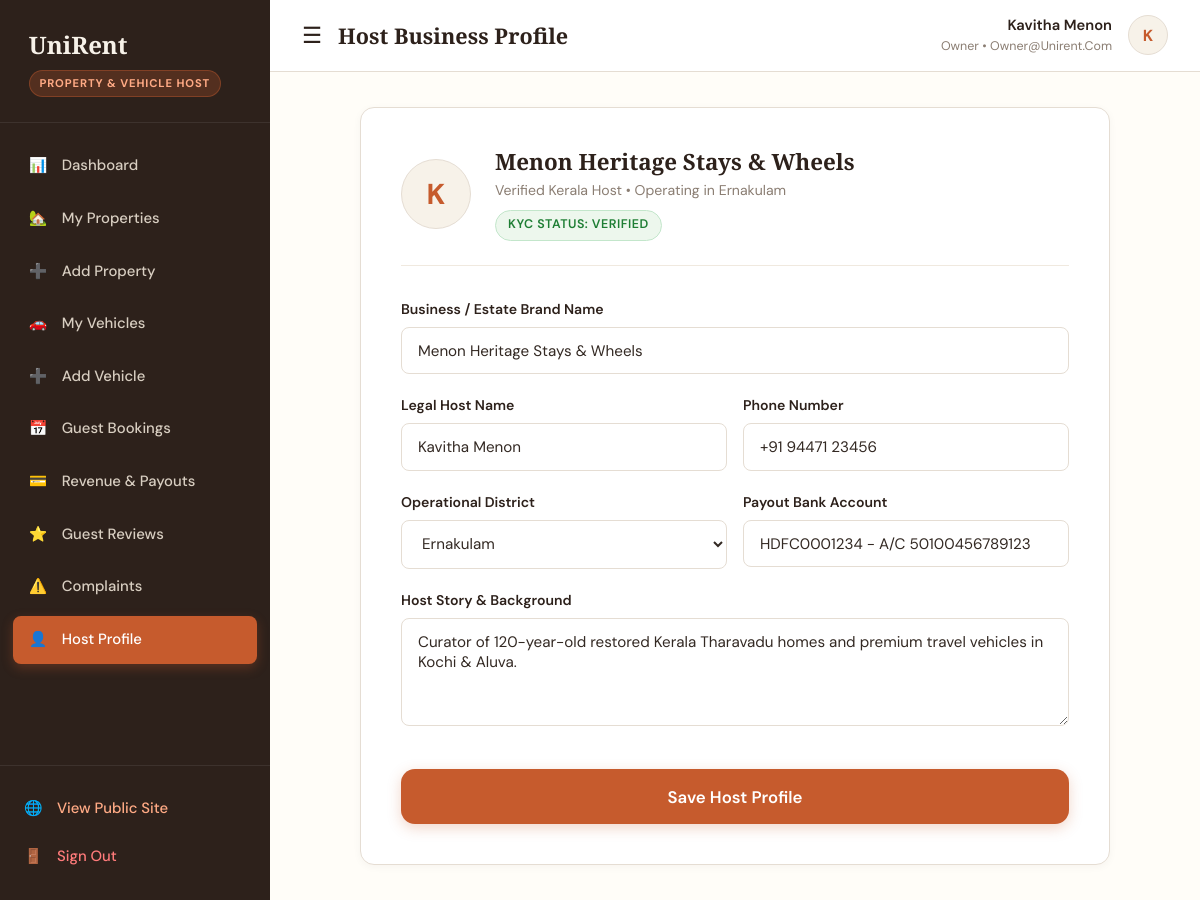
The page /owner/profile (signed in) on the database its author committed.
### app/models.py (models this page shows, shortened)
class User(db.Model):
    __tablename__ = 'users'
    user_id = db.Column(db.Integer, primary_key=True, autoincrement=True)
    full_name = db.Column(db.String(120), nullable=False)
    email = db.Column(db.String(150), unique=True, nullable=False, index=True)
    phone = db.Column(db.String(20), nullable=False)
    password_hash = db.Column(db.String(255), nullable=False)
    role = db.Column(db.String(20), nullable=False, default='traveler')  # traveler, owner, admin
    status = db.Column(db.String(20), nullable=False, default='active')  # active, suspended
    profile_image = db.Column(db.String(255), nullable=True)
    created_at = db.Column(db.DateTime, default=datetime.utcnow)
    updated_at = db.Column(db.DateTime, default=datetime.utcnow, onupdate=datetime.utcnow)
    owner_profile = db.relationship('Owner', backref='user', uselist=False, cascade='all, delete-orphan')
    admin_profile = db.relationship('Admin', backref='user', uselist=False, cascade='all, delete-orphan')
    bookings = db.relationship('Booking', backref='user', lazy='dynamic', cascade='all, delete-orphan')
    reviews = db.relationship('Review', backref='user', lazy='dynamic', cascade='all, delete-orphan')
    complaints = db.relationship('Complaint', backref='user', lazy='dynamic', cascade='all, delete-orphan')

class Owner(db.Model):
    __tablename__ = 'owners'
    owner_id = db.Column(db.Integer, primary_key=True, autoincrement=True)
    user_id = db.Column(db.Integer, db.ForeignKey('users.user_id', ondelete='CASCADE'), unique=True, nullable=False)
    business_name = db.Column(db.String(150), nullable=True)
    district = db.Column(db.String(50), nullable=False, default='Ernakulam')
    kyc_status = db.Column(db.String(20), nullable=False, default='verified')  # pending, verified, rejected
    bank_account = db.Column(db.String(100), nullable=True)
    bio = db.Column(db.Text, nullable=True)
    created_at = db.Column(db.DateTime, default=datetime.utcnow)
    properties = db.relationship('Property', backref='owner', lazy='dynamic', cascade='all, delete-orphan')
    vehicles = db.relationship('Vehicle', backref='owner', lazy='dynamic', cascade='all, delete-orphan')
    bookings = db.relationship('Booking', backref='owner', lazy='dynamic')
    complaints = db.relationship('Complaint', backref='owner', lazy='dynamic')

### app/routes/owner.py (the view, shortened to what this page needs)
@owner_bp.route('/profile', methods=['GET', 'POST'])
@login_required('owner')
def profile():
    owner = get_current_owner()
    user = owner.user
    return render_template('owner/profile.html', owner=owner, user=user)

### app/routes/owner.py (called while the page is built)
def get_current_owner():
    user_id = session.get('user_id')
    owner = Owner.query.filter_by(user_id=user_id).first()
    if not owner:
        user = db.session.get(User, user_id)
        if user and user.role == 'owner':
            owner = Owner(user_id=user_id, business_name=f"{user.full_name}'s Heritage Rentals", district='Ernakulam')
            db.session.add(owner)
            db.session.commit()
    return owner

### templates/owner/profile.html (shortened to what this page needs)
{% extends "dashboard_base.html" %}
{% block page_title %}Host Business Profile{% endblock %}
{% block dashboard_content %}
<div style="max-width: 750px; margin: 0 auto;">
  <div style="background: var(--ur-white); border: 1px solid var(--ur-border); border-radius: var(--radius-md); padding: 2.5rem; box-shadow: var(--shadow-sm);">
    <div style="display: flex; gap: 1.5rem; align-items: center; margin-bottom: 2rem; padding-bottom: 1.5rem; border-bottom: 1px solid var(--ur-border-light);">
      <div class="user-avatar-circle" style="width: 70px; height: 70px; font-size: 1.8rem;">
        {{ user.full_name[:1] }}
      </div>
      <div>
        <h3 style="font-size: 1.4rem; margin: 0 0 0.2rem;">{{ owner.business_name or user.full_name }}</h3>
        <div style="font-size: 0.88rem; color: var(--ur-muted);">
          Verified Kerala Host • Operating in {{ owner.district }}
        </div>
        <span class="badge badge-approved" style="margin-top: 0.5rem;">KYC Status: {{ owner.kyc_status|capitalize }}</span>
      </div>
    </div>
    <form action="{{ url_for('owner.profile') }}" method="POST">
      <div class="form-group">
        <label for="owner_biz_name">Business / Estate Brand Name</label>
        <input type="text" id="owner_biz_name" name="business_name" class="form-control" value="{{ owner.business_name or '' }}" required>
      </div>
      <div style="display: grid; grid-template-columns: 1fr 1fr; gap: 1rem;">
        <div class="form-group">
          <label for="owner_full_name">Legal Host Name</label>
          <input type="text" id="owner_full_name" name="full_name" class="form-control" value="{{ user.full_name }}" required>
        </div>
        <div class="form-group">
          <label for="owner_phone">Phone Number</label>
          <input type="tel" id="owner_phone" name="phone" class="form-control" value="{{ user.phone }}" required>
        </div>
      </div>
      <div style="display: grid; grid-template-columns: 1fr 1fr; gap: 1rem;">
        <div class="form-group">
          <label for="owner_district_select">Operational District</label>
          <select id="owner_district_select" name="district" class="form-control">
            <option value="Ernakulam" {% if owner.district == 'Ernakulam' %}selected{% endif %}>Ernakulam</option>
          </select>
        </div>
        <div class="form-group">
          <label for="owner_bank">Payout Bank Account</label>
          <input type="text" id="owner_bank" name="bank_account" class="form-control" value="{{ owner.bank_account or '' }}" placeholder="IFSC Code - Account Number">
        </div>
      </div>
      <div class="form-group">
        <label for="owner_bio">Host Story & Background</label>
        <textarea id="owner_bio" name="bio" rows="4" class="form-control" placeholder="Share your experience preserving heritage architecture or maintaining vehicles in Kerala...">{{ owner.bio or '' }}</textarea>
      </div>
      <button type="submit" class="btn btn-primary btn-block btn-lg" style="margin-top: 1rem;">
        Save Host Profile
      </button>
    </form>
  </div>
</div>
{% endblock %}

### templates/dashboard_base.html (shortened to what this page needs)
<!DOCTYPE html>
<html lang="en">
<head>
  <link rel="stylesheet" href="https://unpkg.com/leaflet@1.9.4/dist/leaflet.css"/>
  <link rel="stylesheet" href="{{ url_for('static', filename='css/style.css') }}">
</head>
<body>
<div class="dashboard-container">
  <aside class="dashboard-sidebar">
    <div class="sidebar-header">
      <a href="{{ url_for('main.index') }}" class="sidebar-brand">
        UniRent
      </a>
      <div>
        <span class="sidebar-role-badge">
          {% if current_user and current_user.role == 'admin' %}Administrator Portal
          {% elif current_user and current_user.role == 'owner' %}Property & Vehicle Host
          {% elif current_user and current_user.role == 'traveler' %}Traveler Account
          {% else %}Traveler Account{% endif %}
        </span>
      </div>
    </div>
    <ul class="sidebar-menu">
      {% if current_user and current_user.role == 'admin' %}
        <li class="sidebar-item">
          <a href="{{ url_for('admin.dashboard') }}" class="sidebar-link {% if request.endpoint == 'admin.dashboard' %}active{% endif %}">
            <span>📊</span> <span>Overview</span>
          </a>
        </li>
        <li class="sidebar-item">
          <a href="{{ url_for('admin.approvals') }}" class="sidebar-link {% if request.endpoint == 'admin.approvals' %}active{% endif %}">
            <span>🛡️</span> <span>Listing Approvals</span>
          </a>
        </li>
        <li class="sidebar-item">
          <a href="{{ url_for('admin.travelers') }}" class="sidebar-link {% if request.endpoint == 'admin.travelers' %}active{% endif %}">
            <span>👥</span> <span>Travelers</span>
          </a>
        </li>
        <li class="sidebar-item">
          <a href="{{ url_for('admin.owners') }}" class="sidebar-link {% if request.endpoint == 'admin.owners' %}active{% endif %}">
            <span>🏨</span> <span>Owners</span>
          </a>
        </li>
        <li class="sidebar-item">
          <a href="{{ url_for('admin.properties') }}" class="sidebar-link {% if request.endpoint == 'admin.properties' %}active{% endif %}">
            <span>🏡</span> <span>All Properties</span>
          </a>
        </li>
        <li class="sidebar-item">
          <a href="{{ url_for('admin.vehicles') }}" class="sidebar-link {% if request.endpoint == 'admin.vehicles' %}active{% endif %}">
            <span>🚗</span> <span>All Vehicles</span>
          </a>
        </li>
        <li class="sidebar-item">
          <a href="{{ url_for('admin.bookings') }}" class="sidebar-link {% if request.endpoint == 'admin.bookings' %}active{% endif %}">
            <span>📅</span> <span>Bookings</span>
          </a>
        </li>
        <li class="sidebar-item">
          <a href="{{ url_for('admin.payments') }}" class="sidebar-link {% if request.endpoint == 'admin.payments' %}active{% endif %}">
            <span>💳</span> <span>Payments</span>
          </a>
        </li>
        <li class="sidebar-item">
          <a href="{{ url_for('admin.complaints') }}" class="sidebar-link {% if request.endpoint == 'admin.complaints' %}active{% endif %}">
            <span>⚖️</span> <span>Complaints</span>
          </a>
        </li>
        <li class="sidebar-item">
          <a href="{{ url_for('admin.reports') }}" class="sidebar-link {% if request.endpoint == 'admin.reports' %}active{% endif %}">
            <span>📈</span> <span>Reports & Analytics</span>
          </a>
        </li>
      {% elif current_user and current_user.role == 'owner' %}
        <li class="sidebar-item">
          <a href="{{ url_for('owner.dashboard') }}" class="sidebar-link {% if request.endpoint == 'owner.dashboard' %}active{% endif %}">
            <span>📊</span> <span>Dashboard</span>
          </a>
        </li>
        <li class="sidebar-item">
          <a href="{{ url_for('owner.properties') }}" class="sidebar-link {% if request.endpoint == 'owner.properties' %}active{% endif %}">
            <span>🏡</span> <span>My Properties</span>
          </a>
        </li>
        <li class="sidebar-item">
          <a href="{{ url_for('owner.add_property') }}" class="sidebar-link {% if request.endpoint == 'owner.add_property' %}active{% endif %}">
            <span>➕</span> <span>Add Property</span>
          </a>
        </li>
        <li class="sidebar-item">
          <a href="{{ url_for('owner.vehicles') }}" class="sidebar-link {% if request.endpoint == 'owner.vehicles' %}active{% endif %}">
            <span>🚗</span> <span>My Vehicles</span>
          </a>
        </li>
        <li class="sidebar-item">
          <a href="{{ url_for('owner.add_vehicle') }}" class="sidebar-link {% if request.endpoint == 'owner.add_vehicle' %}active{% endif %}">
            <span>➕</span> <span>Add Vehicle</span>
          </a>
        </li>
        <li class="sidebar-item">
          <a href="{{ url_for('owner.bookings') }}" class="sidebar-link {% if request.endpoint == 'owner.bookings' %}active{% endif %}">
            <span>📅</span> <span>Guest Bookings</span>
          </a>
        </li>
        <li class="sidebar-item">
          <a href="{{ url_for('owner.payments') }}" class="sidebar-link {% if request.endpoint == 'owner.payments' %}active{% endif %}">
            <span>💳</span> <span>Revenue & Payouts</span>
          </a>
        </li>
        <li class="sidebar-item">
          <a href="{{ url_for('owner.reviews') }}" class="sidebar-link {% if request.endpoint == 'owner.reviews' %}active{% endif %}">
            <span>⭐</span> <span>Guest Reviews</span>
          </a>
        </li>
        <li class="sidebar-item">
          <a href="{{ url_for('owner.complaints') }}" class="sidebar-link {% if request.endpoint == 'owner.complaints' %}active{% endif %}">
            <span>⚠️</span> <span>Complaints</span>
          </a>
        </li>
        <li class="sidebar-item">
          <a href="{{ url_for('owner.profile') }}" class="sidebar-link {% if request.endpoint == 'owner.profile' %}active{% endif %}">
            <span>👤</span> <span>Host Profile</span>
          </a>
        </li>
      {% endif %}
    </ul>
    <div class="sidebar-footer">
      <a href="{{ url_for('main.index') }}" class="sidebar-link" style="padding-left:0; color:#ffaa85;">
        <span>🌐</span> <span>View Public Site</span>
      </a>
      <a href="{{ url_for('auth.logout') }}" class="sidebar-link" style="padding-left:0; color:#ff7b7b;">
        <span>🚪</span> <span>Sign Out</span>
      </a>
    </div>
  </aside>
  <div class="dashboard-main">
    <header class="dashboard-topbar">
      <div style="display:flex; align-items:center; gap:1rem;">
        <button id="dashboard_sidebar_toggle" style="background:none; border:none; font-size:1.4rem; cursor:pointer; color:var(--ur-brown); display:block;">
          ☰
        </button>
        <h3 style="font-size:1.35rem; margin:0;">{% block page_title %}Dashboard{% endblock %}</h3>
      </div>
      <div class="topbar-user">
        {% if current_user %}
        <div style="text-align:right;">
          <div style="font-weight:600; font-size:0.92rem; color:var(--ur-brown);">{{ current_user.full_name }}</div>
          <div style="font-size:0.78rem; color:var(--ur-muted); text-transform:capitalize;">{{ current_user.role }} • {{ current_user.email }}</div>
        </div>
        <div class="user-avatar-circle">
          {{ current_user.full_name[:1] if current_user.full_name else 'U' }}
        </div>
        {% endif %}
      </div>
    </header>
    <div class="dashboard-content">
      {% block dashboard_content %}
      {% endblock %}
    </div>
  </div>
</div>
</body>
</html>

### rows shown on the page
User: full_name "Kavitha Menon", role "Owner", email "Owner@unirent.com", full_name "K", phone "+91 94471 23456"
Owner: business_name "Menon Heritage Stays & Wheels", district "Ernakulam", kyc_status "VERIFIED", bank_account "HDFC0001234 - A/C 50100456789123", bio "Curator of 120-year-old restored Kerala Tharavadu homes and premium travel vehicles in Kochi & Aluva."
